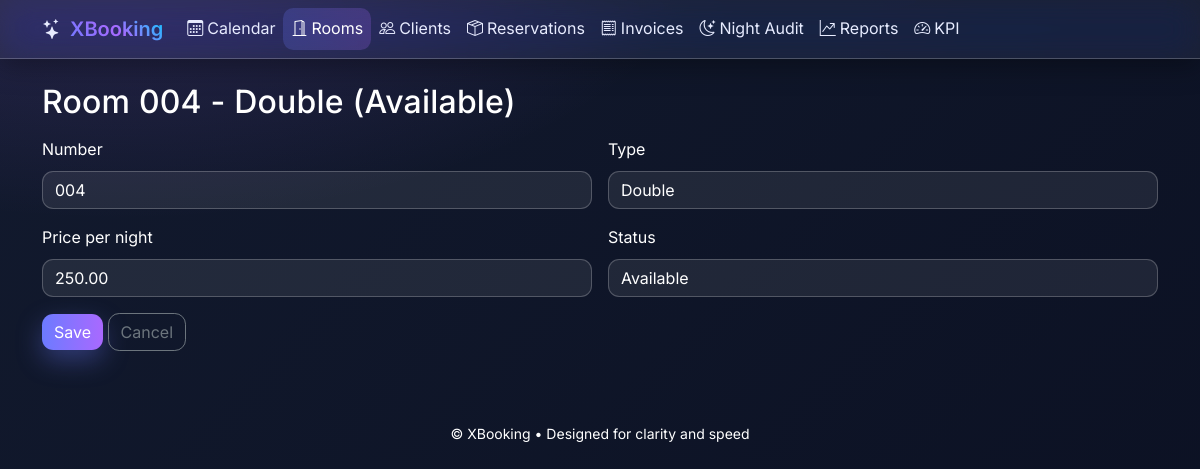
Page /rooms/2/edit/ on the earlier database version.
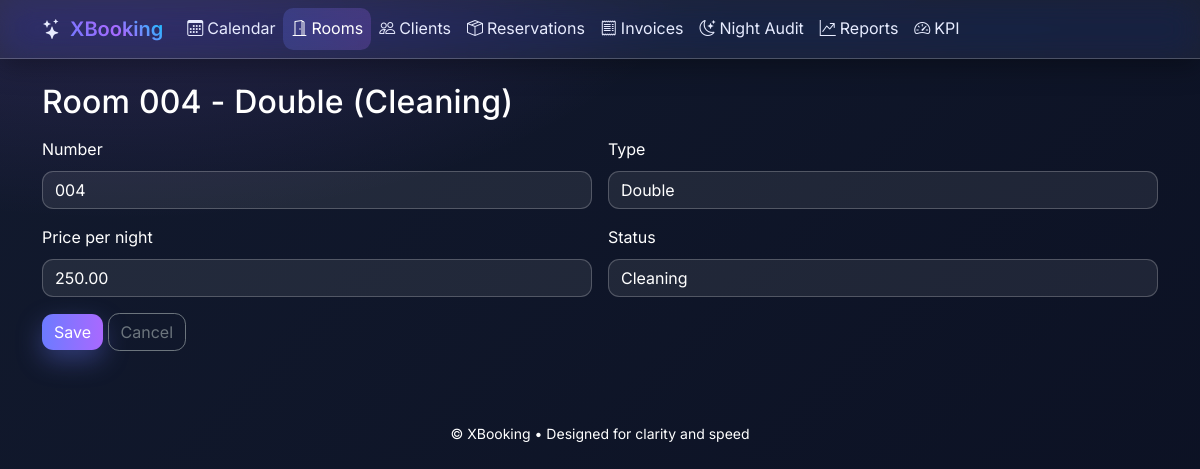
Same page on the later database version.
### hotellapp/models.py (models this page shows, shortened)
class Room(models.Model):
    class Type(models.TextChoices):
        SINGLE = "single", "Single"
        DOUBLE = "double", "Double"
        TWIN = "twin", "Twin"
        SUITE = "suite", "Suite"
        APARTMENT = "apartment", "Serviced Apartment"
        JUNIOR_SUITE = "junior_suite", "Junior Suite"
    class Status(models.TextChoices):
        AVAILABLE = "available", "Available"
        OCCUPIED = "occupied", "Occupied"
        CLEANING = "cleaning", "Cleaning"
    number = models.CharField(max_length=10, unique=True)
    type = models.CharField(max_length=20, choices=Type.choices, default=Type.DOUBLE)
    price_per_night = models.DecimalField(max_digits=8, decimal_places=2, default=Decimal("0.00"))
    status = models.CharField(max_length=15, choices=Status.choices, default=Status.AVAILABLE)
    def __str__(self) -> str:  # pragma: no cover
        return f"Room {self.number} - {self.get_type_display()} ({self.get_status_display()})"

### hotellapp/views.py (the view)
# urls.py: path("rooms/<int:pk>/edit/", RoomUpdateView.as_view(), name="room_edit"),
class RoomUpdateView(UpdateView):
    model = Room
    form_class = RoomForm
    template_name = "hotellapp/room_form.html"
    success_url = reverse_lazy("room_list")

### hotellapp/forms.py
class RoomForm(BootstrapFormMixin, forms.ModelForm):
    class Meta:
        model = Room
        fields = ["number", "type", "price_per_night", "status"]

### hotellapp/forms.py (called while the page is built)
    def _bootstrapify(self):
        for name, field in self.fields.items():
            widget = field.widget
            existing = widget.attrs.get("class", "").strip()
            if isinstance(widget, forms.CheckboxInput):
                widget.attrs["class"] = f"{existing} form-check-input".strip()
                continue
            if isinstance(widget, forms.RadioSelect):
                widget.attrs["class"] = f"{existing} form-check-input".strip()
                continue
            base_class = "form-select" if isinstance(widget, forms.Select) else "form-control"
            widget.attrs["class"] = f"{existing} {base_class}".strip()

### templates/hotellapp/room_form.html (shortened to what this page needs)
{% extends "hotellapp/base.html" %}
{% block content %}
<h2>{{ view.object|default_if_none:"Add Room" }}</h2>
<form method="post" novalidate>
  <div class="row g-3">
    {% for field in form %}
      <div class="col-md-6">
        <label class="form-label">{{ field.label }}</label>
        {{ field }}
      </div>
    {% endfor %}
  </div>
  <div class="mt-3">
    <button class="btn btn-primary" type="submit">Save</button>
    <a class="btn btn-outline-secondary" href="{% url 'room_list' %}">Cancel</a>
  </div>
</form>
{% endblock %}

Differences in the rows shown:
changed Room "Double": object "Room 004 - Double (Available)" → "Room 004 - Double (Cleaning)"; status "Available" → "Cleaning"
